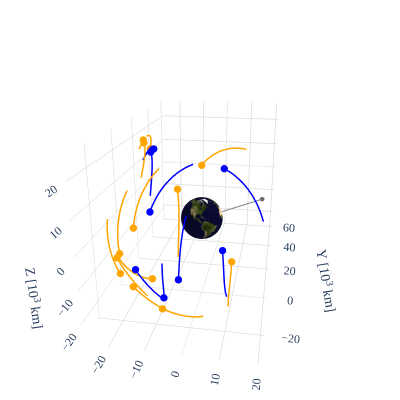

This figure's notebook cell:
### Code cell
# plot orbits and clock biases
fig = go.Figure()

pnt.plot.plot_body(fig, pnt.EARTH, size_factor=5)
# get position of moon
# e2m_eci = pnt.get_body_pos_vel(tspan_tai, pnt.EARTH, pnt.MOON, pnt.ECI)

orbit_colors = {
    "G": "blue",  # GPS
    "E": "orange",  # GALILEO
    "C": "green",  # BEIDOU
    "R": "purple",  # GLONASS
    "J": "red",  # QZSS
}

gnss_consts = ["G", "E", "C", "R", "J"]  # GPS, GALILEO, BEIDOU, QZSS

# gnss
for gnss_const in gnss_consts:
    sat_idx = [i for i, sat in enumerate(unique_sats) if sat.startswith(gnss_const)]
    pnt.plot.plot_orbits(
        fig, 
        rv_sats_sp3_Mm[sat_idx, :, :], 
        t=0, 
        color=orbit_colors[gnss_const]
    )
# plot moon direction
pnt.plot.plot_arrow3(fig, np.zeros(3), moon_ecef_km[:, :3]/10, length_scale = 1.5, tip_scale = 0.2, color='gray')
pnt.plot.set_view(fig, -80, 20, 2.5)
fig.update_layout(showlegend=True, width=400, height=400)
fig.show()

### Figure 1 — Plotly figure (JSON) as saved in the notebook; plotly's stock layout.template omitted (floating-point values rounded to 4 significant figures; data arrays with more than 128 entries replaced by an {"elided": "..."} marker saying what was removed)
{"data": [{"colorscale": [[0, "rgb(10, 10, 49)"], [0.03226, "rgb(186, 184, 179)"], [0.06452, "rgb(45, 61, 14)"], [0.09677, "rgb(118, 110, 69)"], [0.129, "rgb(251, 251, 252)"], [0.1613, "rgb(156, 151, 142)"], [0.1935, "rgb(242, 210, 156)"], [0.2258, "rgb(115, 122, 127)"], [0.2581, "rgb(101, 98, 56)"], [0.2903, "rgb(56, 71, 20)"], [0.3226, "rgb(164, 140, 99)"], [0.3548, "rgb(70, 72, 33)"], [0.3871, "rgb(236, 231, 221)"], [0.4194, "rgb(3, 6, 24)"], [0.4516, "rgb(92, 96, 100)"], [0.4839, "rgb(211, 209, 205)"], [0.5161, "rgb(216, 184, 135)"], [0.5484, "rgb(33, 50, 8)"], [0.5806, "rgb(252, 240, 183)"], [0.6129, "rgb(153, 157, 162)"], [0.6452, "rgb(20, 20, 56)"], [0.6774, "rgb(148, 112, 75)"], [0.7097, "rgb(67, 74, 69)"], [0.7419, "rgb(84, 87, 43)"], [0.7742, "rgb(171, 169, 164)"], [0.8065, "rgb(20, 27, 20)"], [0.8387, "rgb(187, 162, 118)"], [0.871, "rgb(203, 196, 186)"], [0.9032, "rgb(43, 49, 48)"], [0.9355, "rgb(137, 140, 142)"], [0.9677, "rgb(68, 87, 28)"], [1, "rgb(140, 129, 84)"]], "i": {"elided": "41616 int values"}, "intensity": {"elided": "41616 float values"}, "intensitymode": "cell", "j": {"elided": "41616 int values"}, "k": {"elided": "41616 int values"}, "showscale": false, "type": "mesh3d", "x": {"elided": "21115 float values"}, "y": {"elided": "21115 float values"}, "z": {"elided": "21115 float values"}}, {"line": {"color": "blue", "width": 3}, "mode": "lines", "name": "sat_lines", "showlegend": false, "type": "scatter3d", "x": {"elided": "538 float values"}, "y": {"elided": "538 float values"}, "z": {"elided": "538 float values"}}, {"line": {"color": "blue", "width": 3}, "mode": "lines", "name": "sat_lines", "showlegend": false, "type": "scatter3d", "x": {"elided": "538 float values"}, "y": {"elided": "538 float values"}, "z": {"elided": "538 float values"}}, {"line": {"color": "blue", "width": 3}, "mode": "lines", "name": "sat_lines", "showlegend": false, "type": "scatter3d", "x": {"elided": "538 float values"}, "y": {"elided": "538 float values"}, "z": {"elided": "538 float values"}}, {"line": {"color": "blue", "width": 3}, "mode": "lines", "name": "sat_lines", "showlegend": false, "type": "scatter3d", "x": {"elided": "538 float values"}, "y": {"elided": "538 float values"}, "z": {"elided": "538 float values"}}, {"line": {"color": "blue", "width": 3}, "mode": "lines", "name": "sat_lines", "showlegend": false, "type": "scatter3d", "x": {"elided": "538 float values"}, "y": {"elided": "538 float values"}, "z": {"elided": "538 float values"}}, {"line": {"color": "blue", "width": 3}, "mode": "lines", "name": "sat_lines", "showlegend": false, "type": "scatter3d", "x": {"elided": "538 float values"}, "y": {"elided": "538 float values"}, "z": {"elided": "538 float values"}}, {"line": {"color": "blue", "width": 3}, "mode": "lines", "name": "sat_lines", "showlegend": false, "type": "scatter3d", "x": {"elided": "538 float values"}, "y": {"elided": "538 float values"}, "z": {"elided": "538 float values"}}, {"line": {"color": "blue", "width": 3}, "mode": "lines", "name": "sat_lines", "showlegend": false, "type": "scatter3d", "x": {"elided": "538 float values"}, "y": {"elided": "538 float values"}, "z": {"elided": "538 float values"}}, {"marker": {"color": "blue", "line": {"color": "blue", "width": 0.5}, "size": 4}, "mode": "markers", "name": "sat_markers", "showlegend": false, "type": "scatter3d", "x": [-8.217, -9.812, -13.56, -20.37, 8.356, -1.986, 9.488, -16.48], "y": [-17.37, -22.7, -6.668, -5.316, -14.91, -25.41, -24.96, 7.078], "z": [-18.48, 9.815, 21.55, -16.79, 20.07, -7.605, 1.584, 19.14]}, {"line": {"color": "orange", "width": 3}, "mode": "lines", "name": "sat_lines", "showlegend": false, "type": "scatter3d", "x": {"elided": "538 float values"}, "y": {"elided": "538 float values"}, "z": {"elided": "538 float values"}}, {"line": {"color": "orange", "width": 3}, "mode": "lines", "name": "sat_lines", "showlegend": false, "type": "scatter3d", "x": {"elided": "538 float values"}, "y": {"elided": "538 float values"}, "z": {"elided": "538 float values"}}, {"line": {"color": "orange", "width": 3}, "mode": "lines", "name": "sat_lines", "showlegend": false, "type": "scatter3d", "x": {"elided": "538 float values"}, "y": {"elided": "538 float values"}, "z": {"elided": "538 float values"}}, {"line": {"color": "orange", "width": 3}, "mode": "lines", "name": "sat_lines", "showlegend": false, "type": "scatter3d", "x": {"elided": "538 float values"}, "y": {"elided": "538 float values"}, "z": {"elided": "538 float values"}}, {"line": {"color": "orange", "width": 3}, "mode": "lines", "name": "sat_lines", "showlegend": false, "type": "scatter3d", "x": {"elided": "538 float values"}, "y": {"elided": "538 float values"}, "z": {"elided": "538 float values"}}, {"line": {"color": "orange", "width": 3}, "mode": "lines", "name": "sat_lines", "showlegend": false, "type": "scatter3d", "x": {"elided": "538 float values"}, "y": {"elided": "538 float values"}, "z": {"elided": "538 float values"}}, {"line": {"color": "orange", "width": 3}, "mode": "lines", "name": "sat_lines", "showlegend": false, "type": "scatter3d", "x": {"elided": "538 float values"}, "y": {"elided": "538 float values"}, "z": {"elided": "538 float values"}}, {"line": {"color": "orange", "width": 3}, "mode": "lines", "name": "sat_lines", "showlegend": false, "type": "scatter3d", "x": {"elided": "538 float values"}, "y": {"elided": "538 float values"}, "z": {"elided": "538 float values"}}, {"line": {"color": "orange", "width": 3}, "mode": "lines", "name": "sat_lines", "showlegend": false, "type": "scatter3d", "x": {"elided": "538 float values"}, "y": {"elided": "538 float values"}, "z": {"elided": "538 float values"}}, {"line": {"color": "orange", "width": 3}, "mode": "lines", "name": "sat_lines", "showlegend": false, "type": "scatter3d", "x": {"elided": "538 float values"}, "y": {"elided": "538 float values"}, "z": {"elided": "538 float values"}}, {"line": {"color": "orange", "width": 3}, "mode": "lines", "name": "sat_lines", "showlegend": false, "type": "scatter3d", "x": {"elided": "538 float values"}, "y": {"elided": "538 float values"}, "z": {"elided": "538 float values"}}, {"line": {"color": "orange", "width": 3}, "mode": "lines", "name": "sat_lines", "showlegend": false, "type": "scatter3d", "x": {"elided": "538 float values"}, "y": {"elided": "538 float values"}, "z": {"elided": "538 float values"}}, {"line": {"color": "orange", "width": 3}, "mode": "lines", "name": "sat_lines", "showlegend": false, "type": "scatter3d", "x": {"elided": "538 float values"}, "y": {"elided": "538 float values"}, "z": {"elided": "538 float values"}}, {"marker": {"color": "orange", "line": {"color": "orange", "width": 0.5}, "size": 4}, "mode": "markers", "name": "sat_markers", "showlegend": false, "type": "scatter3d", "x": [-9.265, -19.28, -26.0, -18.78, -21.59, -13.56, -18.75, 12.09, -15.26, -19.46, -2.08, 3.214, -17.21], "y": [-15.4, -11.55, -5.993, -22.71, -15.74, -25.55, 3.853, -27.01, -7.335, 13.68, -24.22, -19.57, 2.469], "z": [-23.51, -19.27, -12.84, -2.792, -12.73, 6.24, 22.58, -0.285, 24.26, 17.61, 16.89, 21.97, -23.95]}, {"marker": {"color": "green", "line": {"color": "green", "width": 0.5}, "size": 4}, "mode": "markers", "name": "sat_markers", "showlegend": false, "type": "scatter3d", "x": [], "y": [], "z": []}, {"marker": {"color": "purple", "line": {"color": "purple", "width": 0.5}, "size": 4}, "mode": "markers", "name": "sat_markers", "showlegend": false, "type": "scatter3d", "x": [], "y": [], "z": []}, {"marker": {"color": "red", "line": {"color": "red", "width": 0.5}, "size": 4}, "mode": "markers", "name": "sat_markers", "showlegend": false, "type": "scatter3d", "x": [], "y": [], "z": []}, {"line": {"color": "gray", "width": 2}, "mode": "lines", "showlegend": false, "type": "scatter3d", "x": [0, 16.53], "y": [0, 57.18], "z": [0, -12.5]}, {"colorscale": [[0, "gray"], [1, "gray"]], "showlegend": false, "showscale": false, "type": "cone", "u": [2.204], "v": [7.624], "w": [-1.667], "x": [16.53], "y": [57.18], "z": [-12.5]}], "layout": {"font": {"family": "serif", "size": 12}, "height": 400, "legend": {"bgcolor": "rgba(255, 255, 255, 0.5)", "x": 0.9, "xanchor": "right", "y": 0.85, "yanchor": "top"}, "margin": {"b": 10, "l": 10, "r": 10, "t": 10}, "scene": {"aspectmode": "data", "camera": {"center": {"x": 0, "y": 0, "z": 0}, "eye": {"x": 0.4079, "y": -2.314, "z": 0.8551}, "up": {"x": 0, "y": 0, "z": 1}}, "xaxis": {"gridcolor": "rgb(220,220,220)", "gridwidth": 1.5, "linecolor": "rgb(220,220,220)", "linewidth": 1.5, "mirror": true, "showline": false, "title": {"text": "X [10<sup>3</sup> km]"}}, "yaxis": {"gridcolor": "rgb(220,220,220)", "gridwidth": 1.5, "linecolor": "rgb(220,220,220)", "linewidth": 1.5, "mirror": true, "showline": false, "title": {"text": "Y [10<sup>3</sup> km]"}}, "zaxis": {"gridcolor": "rgb(220,220,220)", "gridwidth": 1.5, "linecolor": "rgb(220,220,220)", "linewidth": 1.5, "mirror": true, "showline": false, "title": {"text": "Z [10<sup>3</sup> km]"}}}, "showlegend": true, "width": 400}}
